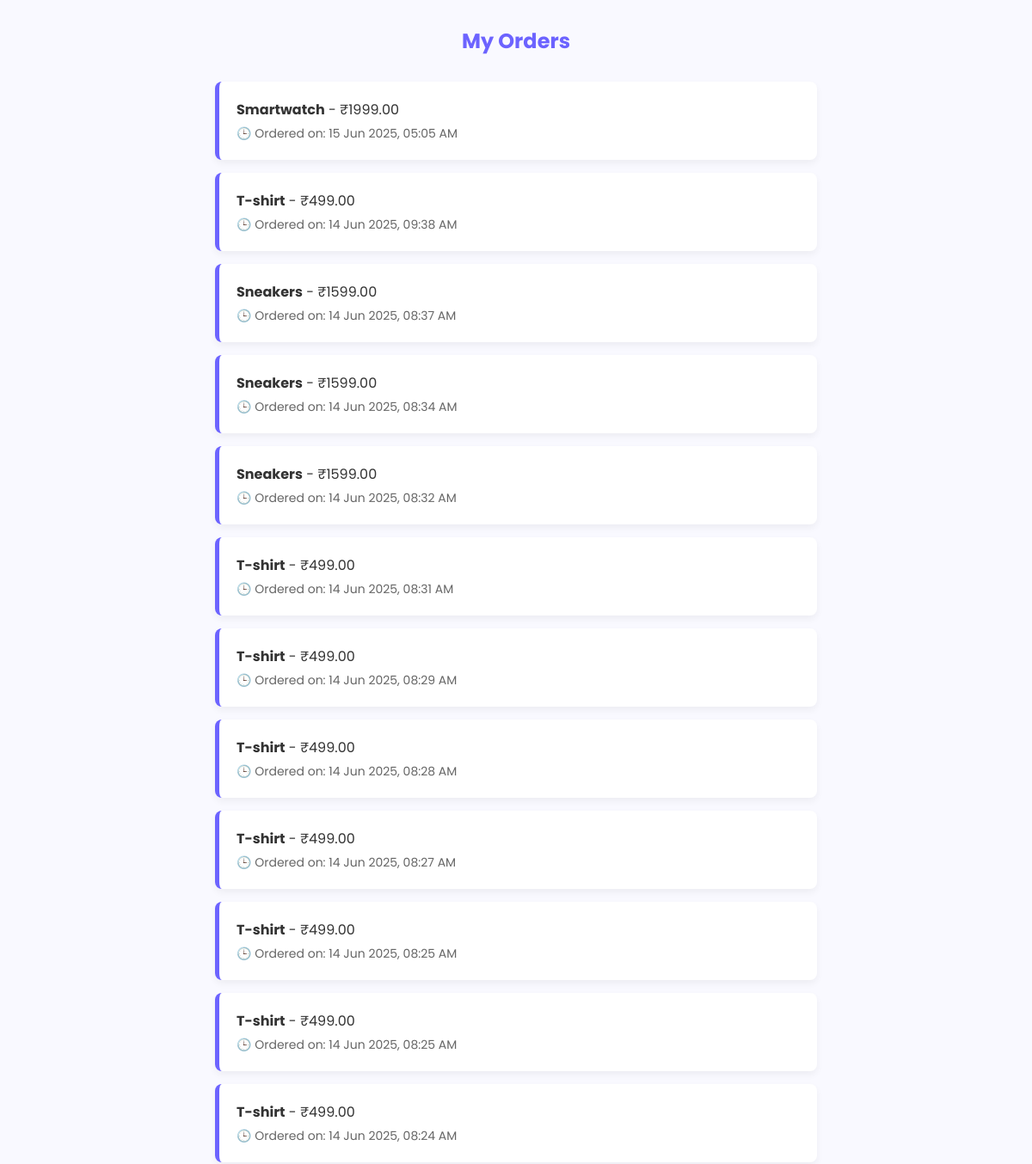
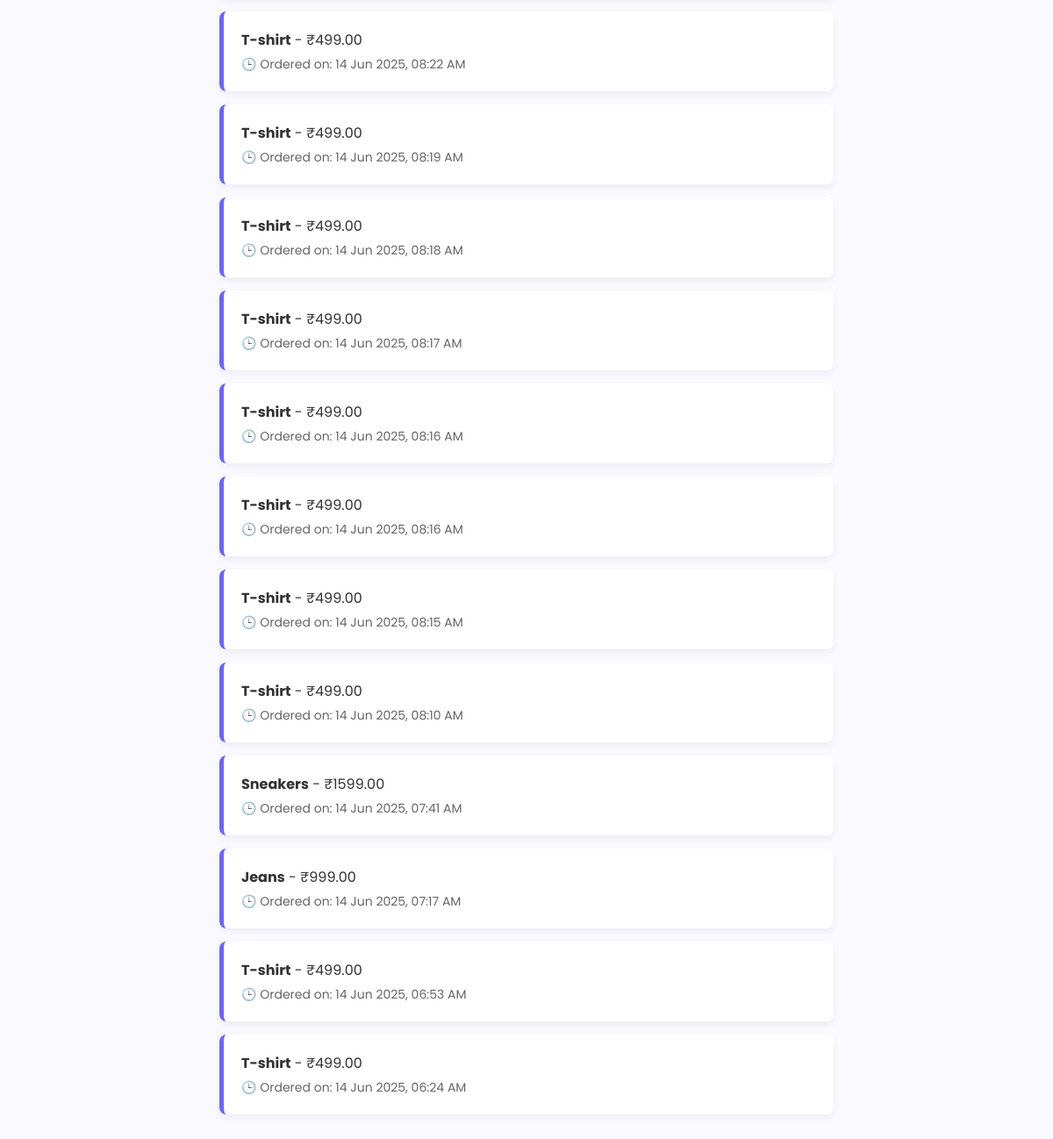
Page /my-orders/ (signed in) on the committed database (2 pictures, top to bottom).
### store/models.py (models this page shows, shortened)
class Order(models.Model):
    user = models.ForeignKey(User, on_delete=models.CASCADE, null=True) # 👈 Add this
    product = models.ForeignKey(Product, on_delete=models.CASCADE)
    quantity = models.PositiveIntegerField(default=1)
    total_price = models.DecimalField(max_digits=10, decimal_places=2)
    customer_name = models.CharField(max_length=100, blank=True, null=True)
    customer_email = models.EmailField()
    address = models.TextField(default='')
    created_at = models.DateTimeField(auto_now_add=True)
    total_price = models.DecimalField(max_digits=10, decimal_places=2, default=0.0)

class Product(models.Model):
    name = models.CharField(max_length=100)
    price = models.DecimalField(max_digits=8, decimal_places=2)
    description = models.TextField(blank=True)
    image = models.ImageField(upload_to='products/', null=True, blank=True)

### store/views.py (the view)
# urls.py: path('my-orders/', views.my_orders_view, name='my_orders'),
@login_required
def my_orders_view(request):
    orders = Order.objects.filter(user=request.user).order_by('-created_at')
    return render(request, 'store/my_orders.html', {'orders': orders})

### store/templates/store/my_orders.html (shortened to what this page needs)
{% load static %}
<!DOCTYPE html>
<html>
<head>
</head>
<body>
  <h2>My Orders</h2>
  {% if orders %}
    <ul>
      {% for order in orders %}
        <li>
          <strong>{{ order.product.name }}</strong> - ₹{{ order.total_price }} <br>
          <span>🕒 Ordered on: {{ order.created_at|date:"d M Y, h:i A" }}</span>
        </li>
      {% endfor %}
    </ul>
  {% else %}
    <p>🛒 You have no orders yet.</p>
  {% endif %}
</body>
</html>

### store/templates/store/my_orders.html (style rules this page uses)
body { background-color: #f9f9ff; font-family: 'Poppins', sans-serif; margin: 0; padding: 0; color: #333; }
h2 { text-align: center; margin-top: 30px; color: #6c63ff; }
ul { list-style-type: none; padding: 0; max-width: 700px; margin: 30px auto; }
li { background: #fff; padding: 20px; margin-bottom: 15px; border-left: 5px solid #6c63ff; border-radius: 8px; box-shadow: 0 4px 8px rgba(0,0,0,0.05); }
li span { display: block; margin-top: 5px; font-size: 14px; color: #666; }

### rows in the picture
Order: product.name "Smartwatch", total_price "1999.00", created_at "15 Jun 2025, 05:05 AM"
Order: product.name "T-shirt", total_price "499.00", created_at "14 Jun 2025, 09:38 AM"
Order: product.name "Sneakers", total_price "1599.00", created_at "14 Jun 2025, 08:37 AM"
Order: product.name "Sneakers", total_price "1599.00", created_at "14 Jun 2025, 08:34 AM"
Order: product.name "Sneakers", total_price "1599.00", created_at "14 Jun 2025, 08:32 AM"
Order: product.name "T-shirt", total_price "499.00", created_at "14 Jun 2025, 08:31 AM"
Order: product.name "T-shirt", total_price "499.00", created_at "14 Jun 2025, 08:29 AM"
Order: product.name "T-shirt", total_price "499.00", created_at "14 Jun 2025, 08:28 AM"
Order: product.name "T-shirt", total_price "499.00", created_at "14 Jun 2025, 08:27 AM"
Order: product.name "T-shirt", total_price "499.00", created_at "14 Jun 2025, 08:25 AM"
Order: product.name "T-shirt", total_price "499.00", created_at "14 Jun 2025, 08:25 AM"
Order: product.name "T-shirt", total_price "499.00", created_at "14 Jun 2025, 08:24 AM"
Order: product.name "T-shirt", total_price "499.00", created_at "14 Jun 2025, 08:22 AM"
Order: product.name "T-shirt", total_price "499.00", created_at "14 Jun 2025, 08:19 AM"
Order: product.name "T-shirt", total_price "499.00", created_at "14 Jun 2025, 08:18 AM"
Order: product.name "T-shirt", total_price "499.00", created_at "14 Jun 2025, 08:17 AM"
Order: product.name "T-shirt", total_price "499.00", created_at "14 Jun 2025, 08:16 AM"
Order: product.name "T-shirt", total_price "499.00", created_at "14 Jun 2025, 08:16 AM"
Order: product.name "T-shirt", total_price "499.00", created_at "14 Jun 2025, 08:15 AM"
Order: product.name "T-shirt", total_price "499.00", created_at "14 Jun 2025, 08:10 AM"
Order: product.name "Sneakers", total_price "1599.00", created_at "14 Jun 2025, 07:41 AM"
Order: product.name "Jeans", total_price "999.00", created_at "14 Jun 2025, 07:17 AM"
Order: product.name "T-shirt", total_price "499.00", created_at "14 Jun 2025, 06:53 AM"
Order: product.name "T-shirt", total_price "499.00", created_at "14 Jun 2025, 06:24 AM"
